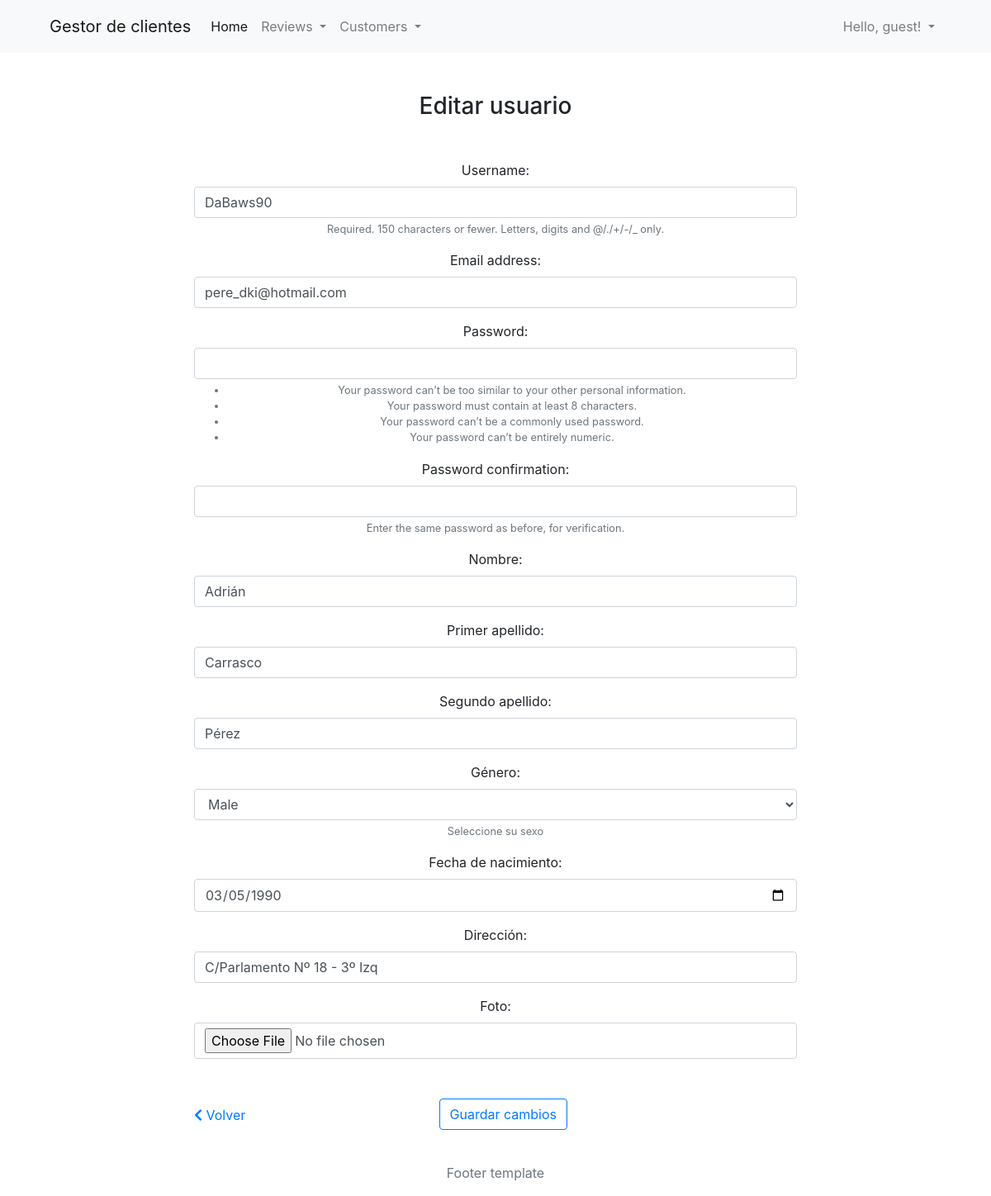
Screenshot of /cliente/clientes/update/15/ with the database file from the repository.
### gestion_clientes/models.py (models this page shows, shortened)
class Customer(models.Model):
    user = models.OneToOneField(User, verbose_name = "Usuario", on_delete = models.CASCADE)
    MALE = "M"
    FEMALE = "F"
    GENDER_OPTS = (
        (MALE, 'Male'),
        (FEMALE, 'Female'),
    )
    name = models.CharField(max_length = 30, verbose_name = "Nombre")
    middlename = models.CharField(max_length = 40, verbose_name = "Primer apellido")
    lastname = models.CharField(max_length = 40, verbose_name = "Segundo apellido")
    gender = models.CharField(max_length = 1, choices = GENDER_OPTS, default = MALE, verbose_name = "Género", help_text = "Seleccione su sexo")
    birthday = models.DateField(verbose_name = "Fecha de nacimiento", null = True, blank = True)
    address = models.CharField(max_length = 80, verbose_name = "Dirección")
    image = models.ImageField(null = True, blank = True, verbose_name= "Foto", upload_to = "images/")
    registered = models.DateTimeField(auto_now_add = True, verbose_name= "Fecha de registro")
    updated = models.DateTimeField(auto_now= True, verbose_name = "Fecha de edición")
    slug = models.SlugField()
    class Meta:
        verbose_name = "Cliente"
        verbose_name_plural = "Clientes"
        ordering = ("name", "birthday", "registered", "updated", 'gender')

### gestion_clientes/views.py (the view)
# urls.py: path('clientes/update/<int:pk>/', views.update_user2, name = "customersUpdate"),
@transaction.atomic
def update_user2(request, pk):
    user = User.objects.get(id = pk)
    if request.method == 'POST':
        customer_form = CustomerForm(request.POST, request.FILES, instance=user.customer)
        user_form = UserUpdateForm(request.POST, instance=user)
        if customer_form.is_valid() and user_form.is_valid():
            user = user_form.save()
            user.refresh_from_db()
            customer_form.save()
            return redirect(reverse('home') + '?updated')
    else:
        user_form = UserUpdateForm(instance=user)
        customer_form = CustomerForm(instance=user.customer)
    return render(request, 'clientes/update.html', {'customer_form': customer_form, 'user_form':user_form})

### gestion_clientes/forms.py (shortened to what this page needs)
class CustomerForm(forms.ModelForm):
    class Meta:
        model = Customer
        exclude = ['slug', 'products', 'user']
        widgets = { # Usamos el widget personalizado con uno de los formatos permitidos
            'birthday': DateInput(
                format='%Y-%m-%d'
            ),
        }

class UserUpdateForm(UserCreationForm):
    class Meta:
        model = User
        fields = ('username', 'email')
        error_messages = {
            'username': {
                'unique': ('El nombre de usuario debe ser único'),
                'max_length': ('Demasiado largo. Máximo de carácteres: 150'),
            },
        }
        help_text = {
            'username': ('Obligatorio. 150 carácteres o menos. Letras, números y @/./+/-/_ permitidos.'),
        }

### gestion_clientes/templates/clientes/update.html (shortened to what this page needs)
{% extends 'base/base.html' %}
{% load widget_tweaks %}
{% block content %}
<div class="container">
    <div class="row">
        <div class="col-md-8 offset-md-2">
            <div class="text-center mt-5">
                <h3 class="mt-3 mb-5">Editar usuario</h3>
                <form action="" method="POST" enctype="multipart/form-data">
                    {% for field in user_form.visible_fields %}
                        <div class="form-group">
                        {{ field.label_tag }}
                        {% if user_form.is_bound %}
                            {% if field.errors %}
                            {% render_field field class="form-control is-invalid" %}
                            {% for error in field.errors %}
                                <div class="invalid-feedback">
                                {{ error }}
                                </div>
                            {% endfor %}
                            {% else %}
                            {% render_field field class="form-control is-valid" %}
                            {% endif %}
                        {% else %}
                            {% render_field field class="form-control" %}
                        {% endif %}
                        {% if field.help_text %}
                            <small class="form-text text-muted">{{ field.help_text|safe }}</small>
                        {% endif %}
                        </div>
                    {% endfor %}
                    {% for field in customer_form.visible_fields %}
                        <div class="form-group">
                        {{ field.label_tag }}
                        {% if customer_form.is_bound %}
                            {% if field.errors %}
                            {% render_field field class="form-control is-invalid" %}
                            {% for error in field.errors %}
                                <div class="invalid-feedback">
                                {{ error }}
                                </div>
                            {% endfor %}
                            {% else %}
                            {% render_field field class="form-control is-valid" %}
                            {% endif %}
                        {% else %}
                            {% render_field field class="form-control" %}
                        {% endif %}
                        {% if field.help_text %}
                            <small class="form-text text-muted">{{ field.help_text|safe }}</small>
                        {% endif %}
                        </div>
                    {% endfor %}
                    <div class="form-group row mb-3 mt-5">
                        <div class="col-md-12 text-center">
                            <a class="float-left pt-2" href={% url 'customersIndex' %}><i class="fas fa-chevron-left"></i> Volver</a>
                            <button style="position: relative; left: -3%;" type="submit" class="btn btn-outline-primary">
                                Guardar cambios
                            </button>
                        </div>
                    </div>
                </form>
            </div>
        </div>
    </div>
</div>
{% endblock content %}

### rows the page displays
Customer: name "Adrián" "Carrasco" "Pérez" "Male" "03/05/1990" "C/Parlamento Nº 18 - 3º Izq"

### other values shown
{{ field.label_tag }} "Username:" "Email address:" "Password:" "Password confirmation:"
{{ field.help_text|safe }} "Required. 150 characters or fewer. Letters, digits and @/./+/-/_ only." "Enter the same password as before, for verification."
{{ field.label_tag }} "Nombre:" "Primer apellido:" "Segundo apellido:" "Género:" "Fecha de nacimiento:" "Dirección:" "Foto:"
{{ field.help_text|safe }} "Seleccione su sexo"
